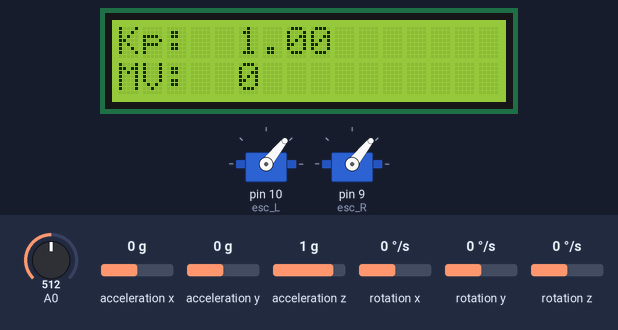
The sketch below on a simulated Arduino Uno, built with avr-gcc and run on an emulated ATmega328P. Parts: 16×2 character LCD, 2 × servo. The test bench sets the inputs (shaded band); at power-on: acceleration y 0 g, A0 = 512, acceleration x 0 g, acceleration z 1 g, rotation x 0 °/s, rotation y 0 °/s, rotation z 0 °/s. What the sketch prints to the serial monitor is not drawn.

Above: at 9.2 s.
9.3 s: acceleration y set to -1.4 g
At 10.1 s:
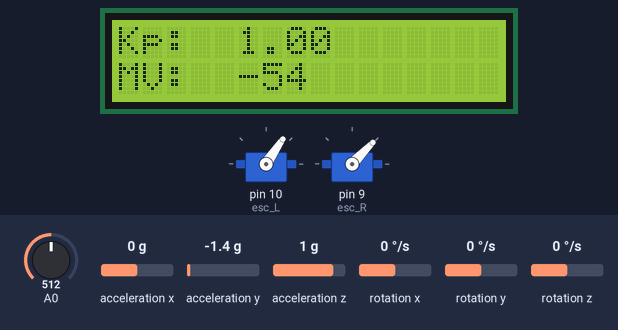
10.8 s: A0 set to 716
At 11.2 s:
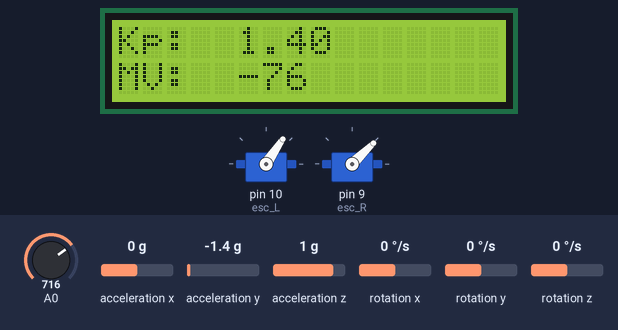
12.3 s: acceleration x set to -1.4 g
At 13.4 s:
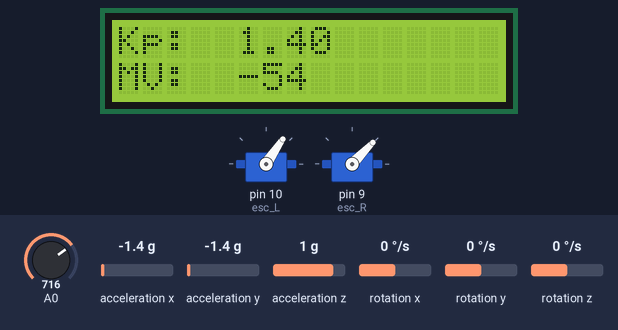
13.8 s: acceleration y set to 0 g
At 14.4 s:
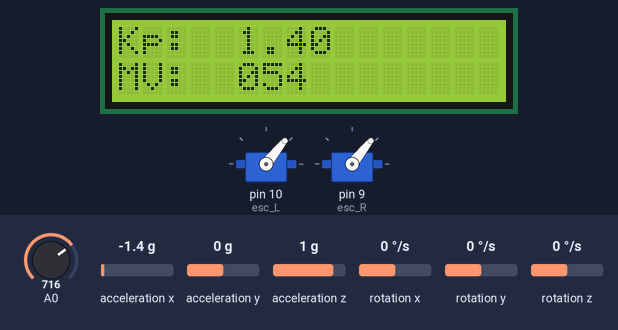
15.3 s: A0 set to 992
At 16.5 s:
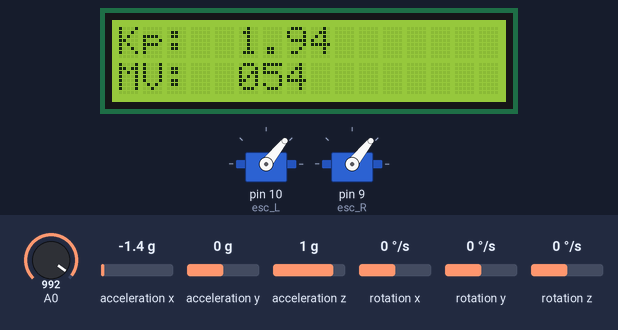
16.8 s: acceleration y set to -0.8 g
At 17.8 s:
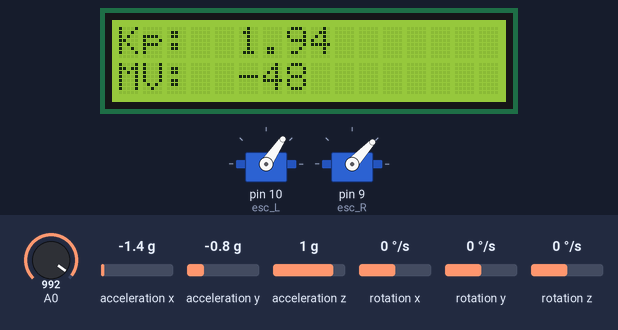
Timing chart, 0 to 19.3 s (numbered marks = the images above; inputs shaded):
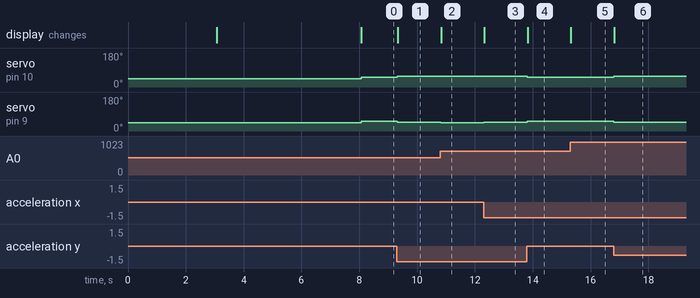

Measured:
- after the input at 9.3 s, servo on pin 10 (esc_L): 51° → 56° at once; servo on pin 9 (esc_R): 51° → 46° at once; the display: changes at once (image 1)
- after the input at 10.8 s, servo on pin 9 (esc_R): 46° → 44° at once; the display: changes at once (image 2)
- after the input at 12.3 s, servo on pin 9 (esc_R): 44° → 46° at once; the display: changes at once (image 3)
- after the input at 13.8 s, servo on pin 10 (esc_L): 56° → 51° at once; servo on pin 9 (esc_R): 46° → 51° at once; the display: changes at once (image 4)
- after the input at 15.3 s, the display: changes at once (image 5)
- after the input at 16.8 s, servo on pin 10 (esc_L): 51° → 56° at once; servo on pin 9 (esc_R): 51° → 47° at once; the display: changes at once (image 6)

The sketch:

Design_ZN2_V2.ino
```cpp
/*
Nama: Zanjabila Bahrusy Syuhada
NIM: 181354032
Program Desain ZN2 - Control Bicopter
Selasa, 19 Januari 2021
Prodi D-IV Teknik Elektronika Politeknik Negeri Bandung
Tugas Akhir Matakuliah Sistem Kendali Digital,
 */
// --------------------------------------------------------\\
//[1] Memasukan Library dan Header File
      #include <Wire.h>

//1a. Header file untuk sensor MPU6050
      #include <MPU6050_tockn.h>
      MPU6050 mpu6050(Wire);

//1b. Deklarasi LCD
      #include <LiquidCrystal.h>
      LiquidCrystal lcd(6, 7, 5, 4, 3, 2);

//1c. Deklarasi ESC
      #include <Servo.h>
      Servo esc_L;
      Servo esc_R;
//[2]
//2a. Deklarasi SV, PV, MV
      float SV, PV, PID;
      int MV, MV_L, MV_R; // Sinyal PWM ( 0 -255)
      int start;

//2b. Deklarasi Perhitungan P-Control
      float Kp, e, P;
      double potValue;
      float eint,eint_1;
      float eint_update;
      float edif;
      float et, et_1;

//2c. Deklarasi Varible pada Time Sampling
      unsigned long t;
      double t_1, Ts;

//2d. Deklarasi untuk Plotting
      float interval_elapsed, interval_limit;


void setup() {
//[3] Inisialisasi nilai awal variable
//3a. Memulai komunikasi I2C (terutama membuka jalur regiter 4)
      Wire.begin();

//3b. Memulai komunikasi serial
      Serial.begin(9600);

//3c. Memulai komunikasi MPU6050
      mpu6050.begin();
      mpu6050.calcGyroOffsets(true);

//3d. Memulai Komunikasi dengan LCD
      lcd.begin(16,2);
      lcd.setCursor(0,0);
      lcd.print("Kp:");
      lcd.setCursor(0,1);
      lcd.print("MV:");

//3e. Memulai ESC
      esc_L.attach(10);
      esc_R.attach(9);

      esc_R.writeMicroseconds(1000);    // Send the signal to the ESC
      esc_L.writeMicroseconds(1000);    // Send the signal to the ESC
      delay(3000);
      esc_R.writeMicroseconds(1000);    // Send the signal to the ESC
      esc_L.writeMicroseconds(1000);    // Send the signal to the ESC
      delay(2000);

//3f. Set nilai dan parameter
      //Kp = 1.1;//1.2;
      interval_elapsed=0;
      interval_limit=0.01;
      t=0;

}

//[4] Main program:
void loop() {
//[5] Ziegler - nichols 2
      SV = 0;

//5a. Baca nilai Gain
      Kp=analogRead(0)*0.001955;
      //Kp=map(potValue,0,1023,0,2);

//5b. Baca nilai PV
      mpu6050.update();
      PV = mpu6050.getAngleX();

//5c. Hitung error
      e = PV - SV;

//5d. Hitung Gain P
      P = Kp*e;
      MV = P;
      MV_L = 1075-MV;
      MV_R = 1075+MV;

//5e. Membatasi Output MV
      //Kanan
      if(MV_R>1120){  //max 2000
        MV_R=1120;
      }
      else if(MV_R<1000){ //min 1000
        MV_R=1000;
      }

      //Kiri
      if(MV_L>1120){  //max 2000
        MV_L=1120;
      }
      else if(MV_L<1000){ //min 1000
        MV_L=1000;
      }

//5f. Menuliskan MV
      esc_R.writeMicroseconds(MV_R); //Kanan
      esc_L.writeMicroseconds(MV_L); //Kiri

//5g. Menghitung time sampling
      t_1=t;
      t=millis();
      Ts=(t-t_1)/1000;

//5h. Cek Penjumlahan Ts
      interval_elapsed=interval_elapsed+Ts;
       if(interval_elapsed >= interval_limit){
        Serial.print(SV);
        Serial.print(" ");
        Serial.print(90);
        Serial.print(" ");
        Serial.print(PV);
        Serial.print(" ");
        Serial.println(-90);

        lcd.setCursor(5,0);
        lcd.print(Kp);
        lcd.setCursor(5,1);
        lcd.print(MV);
        }
        else{
          interval_elapsed=interval_elapsed;
          }
    }
```
